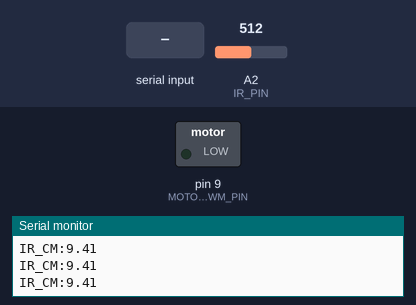
Bench run of a sketch on a simulated Arduino Uno, built with avr-gcc and run on an emulated ATmega328P. Shown: switched loads named in the sketch (green lamp = pin HIGH), the last lines printed to the serial monitor. The inputs (shaded band) are chosen by the test bench; at power-on: A2 (IR_PIN) = 512.

Above: at 1.2 s.
1.3 s: A2 (IR_PIN) set to 473
At 2.1 s:
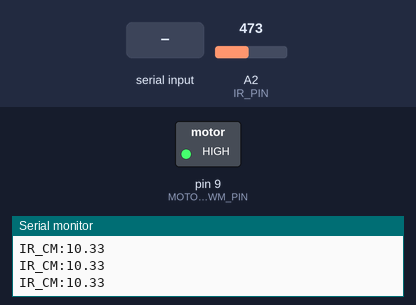
2.8 s: A2 (IR_PIN) set to 437
At 4.0 s:
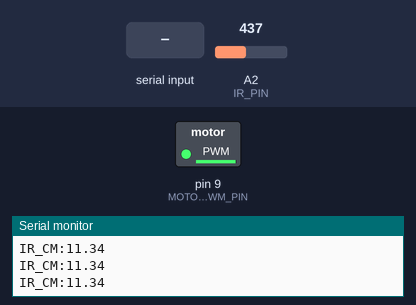
4.3 s: "2" received over Serial
At 4.7 s:
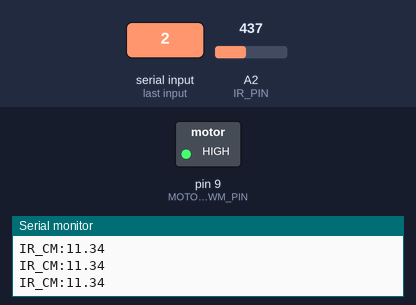
Timing chart, 0 to 7.3 s (numbered marks = the images above; inputs shaded):
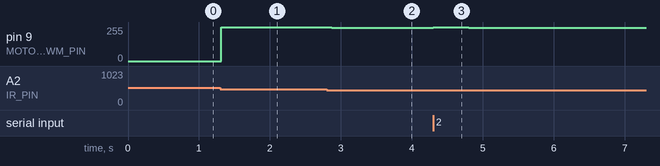

The sketch:

presentation.ino
```cpp
// ==========================================
// SMART STICK - ARDUINO HARDWARE SKETCH
// ==========================================
const int IR_PIN = A2;          // Sharp IR Analog Input
const int MOTOR_PWM_PIN = 9;    // Motor / Haptic Driver Pin (PWM)

// Active Detection Thresholds (in Centimeters)
const float MIN_DISTANCE_CM = 10.0; // Urgent threshold -> Full Speed
const float MAX_DISTANCE_CM = 50.0; // Outer threshold -> Stops

unsigned long lastIRTime = 0;
unsigned long lastSerialTime = 0;
char lastYoloCmd = '0'; // Default '0' = Clear

float currentDistance = 999.0;

void setup() {
  Serial.begin(9600);
  pinMode(MOTOR_PWM_PIN, OUTPUT);
  analogWrite(MOTOR_PWM_PIN, 0); // Force Motor OFF at boot
}

float getDistanceCM() {
  long sum = 0;
  for (int i = 0; i < 5; i++) {
    sum += analogRead(IR_PIN);
  }
  int rawValue = sum / 5;

  // Sharp GP2Y0A21 Range Cutoffs:
  // Raw values < 90 correspond to open space (> 80cm)
  // Raw values > 650 indicate electrical shorts or invalid close range
  if (rawValue < 90 || rawValue > 650) {
    return 999.0;
  }

  float volts = rawValue * (5.0 / 1023.0);
  float distanceCm = 27.61 * pow(volts, -1.173);

  return distanceCm;
}

void loop() {
  // 1. Read IR Sensor & Transmit Clean Telemetry (Every 80ms)
  if (millis() - lastIRTime > 80) {
    currentDistance = getDistanceCM();

    // Clean transmission format for app.py
    Serial.print("IR_CM:");
    Serial.println(currentDistance);

    lastIRTime = millis();
  }

  // 2. Read Serial Control Commands from Python
  while (Serial.available() > 0) {
    lastYoloCmd = Serial.read();
    lastSerialTime = millis(); // Reset watchdog timer
  }

  // Watchdog: Reset YOLO state if Python disconnects or drops for 500ms
  if (millis() - lastSerialTime > 500) {
    lastYoloCmd = '0';
  }

  // 3. Priority Control Matrix
  int motorSpeed = 0;

  if (lastYoloCmd == '2') {
    // Priority 1: YOLO Vehicle Override (Maximum Vibration)
    motorSpeed = 255;
  }
  else if (currentDistance >= MIN_DISTANCE_CM && currentDistance <= MAX_DISTANCE_CM) {
    // Priority 2: IR Physical Proximity (Proportional speed)
    long mapped = map((long)currentDistance, (long)MAX_DISTANCE_CM, (long)MIN_DISTANCE_CM, 120, 255);
    motorSpeed = constrain(mapped, 120, 255);
  }
  else if (lastYoloCmd == '1') {
    // Priority 3: YOLO General Object (Medium Vibration)
    motorSpeed = 180;
  }
  else {
    // Priority 4: Safe / No Detection
    motorSpeed = 0;
  }

  analogWrite(MOTOR_PWM_PIN, motorSpeed);
}
```

Measured:
- the behaviour switches between 487 and 486 on A2 (IR_PIN) (found by bisection; images 0 and 1)
- after the input at 1.3 s, pin 9 (MOTOR_PWM_PIN): 0/255 → 255/255 at once
- after the input at 2.8 s, pin 9 (MOTOR_PWM_PIN): 255/255 → 251/255 after 0.07 s
- after the input at 4.3 s, pin 9 (MOTOR_PWM_PIN): 251/255 → 255/255 at once, → 251/255 0.50 s later
